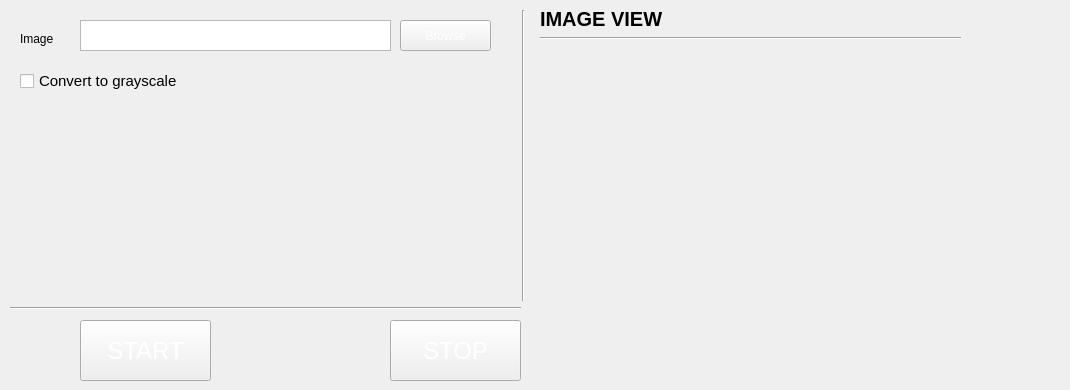
    <widget class="QWidget" name="tab">
     <attribute name="title">
      <string>Image Analysis</string>
     </attribute>
     <widget class="QLabel" name="label">
      <property name="geometry">
       <rect>
        <x>20</x>
        <y>30</y>
        <width>68</width>
        <height>17</height>
       </rect>
      </property>
      <property name="text">
       <string>Image</string>
      </property>
     </widget>
     <widget class="QTextEdit" name="teImage">
      <property name="geometry">
       <rect>
        <x>80</x>
        <y>20</y>
        <width>311</width>
        <height>31</height>
       </rect>
      </property>
      <property name="palette">
       <palette>
        <active>
         <colorrole role="WindowText">
          <brush brushstyle="SolidPattern">
           <color alpha="255">
            <red>0</red>
            <green>0</green>
            <blue>0</blue>
           </color>
          </brush>
         </colorrole>
         <colorrole role="Text">
          <brush brushstyle="SolidPattern">
           <color alpha="255">
            <red>0</red>
            <green>0</green>
            <blue>0</blue>
           </color>
          </brush>
         </colorrole>
         <colorrole role="HighlightedText">
          <brush brushstyle="SolidPattern">
           <color alpha="255">
            <red>0</red>
            <green>0</green>
            <blue>255</blue>
           </color>
          </brush>
         </colorrole>
        </active>
        <inactive>
         <colorrole role="WindowText">
          <brush brushstyle="SolidPattern">
           <color alpha="255">
            <red>0</red>
            <green>0</green>
            <blue>0</blue>
           </color>
          </brush>
         </colorrole>
         <colorrole role="Text">
          <brush brushstyle="SolidPattern">
           <color alpha="255">
            <red>0</red>
            <green>0</green>
            <blue>0</blue>
           </color>
          </brush>
         </colorrole>
         <colorrole role="HighlightedText">
          <brush brushstyle="SolidPattern">
           <color alpha="255">
            <red>0</red>
            <green>0</green>
            <blue>255</blue>
           </color>
          </brush>
         </colorrole>
        </inactive>
        <disabled>
         <colorrole role="WindowText">
          <brush brushstyle="SolidPattern">
           <color alpha="255">
            <red>85</red>
            <green>127</green>
            <blue>127</blue>
           </color>
          </brush>
         </colorrole>
         <colorrole role="Text">
          <brush brushstyle="SolidPattern">
           <color alpha="255">
            <red>85</red>
            <green>127</green>
            <blue>127</blue>
           </color>
          </brush>
         </colorrole>
         <colorrole role="HighlightedText">
          <brush brushstyle="SolidPattern">
           <color alpha="255">
            <red>0</red>
            <green>0</green>
            <blue>255</blue>
           </color>
          </brush>
         </colorrole>
        </disabled>
       </palette>
      </property>
     </widget>
     <widget class="QPushButton" name="btnChooseImage">
      <property name="geometry">
       <rect>
        <x>400</x>
        <y>20</y>
        <width>91</width>
        <height>31</height>
       </rect>
      </property>
      <property name="palette">
       <palette>
        <active>
         <colorrole role="ButtonText">
          <brush brushstyle="SolidPattern">
           <color alpha="255">
            <red>255</red>
            <green>255</green>
            <blue>255</blue>
           </color>
          </brush>
         </colorrole>
        </active>
        <inactive>
         <colorrole role="ButtonText">
          <brush brushstyle="SolidPattern">
           <color alpha="255">
            <red>255</red>
            <green>255</green>
            <blue>255</blue>
           </color>
          </brush>
         </colorrole>
        </inactive>
        <disabled>
         <colorrole role="ButtonText">
          <brush brushstyle="SolidPattern">
           <color alpha="255">
            <red>85</red>
            <green>127</green>
            <blue>127</blue>
           </color>
          </brush>
         </colorrole>
        </disabled>
       </palette>
      </property>
      <property name="text">
       <string>Browse</string>
      </property>
     </widget>
     <widget class="QPushButton" name="pushButton_7">
      <property name="geometry">
       <rect>
        <x>80</x>
        <y>320</y>
        <width>131</width>
        <height>61</height>
       </rect>
      </property>
      <property name="palette">
       <palette>
        <active>
         <colorrole role="ButtonText">
          <brush brushstyle="SolidPattern">
           <color alpha="255">
            <red>255</red>
            <green>255</green>
            <blue>255</blue>
           </color>
          </brush>
         </colorrole>
        </active>
        <inactive>
         <colorrole role="ButtonText">
          <brush brushstyle="SolidPattern">
           <color alpha="255">
            <red>255</red>
            <green>255</green>
            <blue>255</blue>
           </color>
          </brush>
         </colorrole>
        </inactive>
        <disabled>
         <colorrole role="ButtonText">
          <brush brushstyle="SolidPattern">
           <color alpha="255">
            <red>85</red>
            <green>127</green>
            <blue>127</blue>
           </color>
          </brush>
         </colorrole>
        </disabled>
       </palette>
      </property>
      <property name="font">
       <font>
        <pointsize>18</pointsize>
       </font>
      </property>
      <property name="text">
       <string>START</string>
      </property>
     </widget>
     <widget class="Line" name="line_8">
      <property name="geometry">
       <rect>
        <x>10</x>
        <y>300</y>
        <width>511</width>
        <height>16</height>
       </rect>
      </property>
      <property name="orientation">
       <enum>Qt::Horizontal</enum>
      </property>
     </widget>
     <widget class="QPushButton" name="pushButton_8">
      <property name="geometry">
       <rect>
        <x>390</x>
        <y>320</y>
        <width>131</width>
        <height>61</height>
       </rect>
      </property>
      <property name="palette">
       <palette>
        <active>
         <colorrole role="ButtonText">
          <brush brushstyle="SolidPattern">
           <color alpha="255">
            <red>255</red>
            <green>255</green>
            <blue>255</blue>
           </color>
          </brush>
         </colorrole>
        </active>
        <inactive>
         <colorrole role="ButtonText">
          <brush brushstyle="SolidPattern">
           <color alpha="255">
            <red>255</red>
            <green>255</green>
            <blue>255</blue>
           </color>
          </brush>
         </colorrole>
        </inactive>
        <disabled>
         <colorrole role="ButtonText">
          <brush brushstyle="SolidPattern">
           <color alpha="255">
            <red>85</red>
            <green>127</green>
            <blue>127</blue>
           </color>
          </brush>
         </colorrole>
        </disabled>
       </palette>
      </property>
      <property name="font">
       <font>
        <pointsize>18</pointsize>
       </font>
      </property>
      <property name="text">
       <string>STOP</string>
      </property>
     </widget>
     <widget class="Line" name="line_9">
      <property name="geometry">
       <rect>
        <x>513</x>
        <y>10</y>
        <width>20</width>
        <height>291</height>
       </rect>
      </property>
      <property name="orientation">
       <enum>Qt::Vertical</enum>
      </property>
     </widget>
     <widget class="Line" name="line_10">
      <property name="geometry">
       <rect>
        <x>540</x>
        <y>30</y>
        <width>421</width>
        <height>16</height>
       </rect>
      </property>
      <property name="orientation">
       <enum>Qt::Horizontal</enum>
      </property>
     </widget>
     <widget class="QLabel" name="label_10">
      <property name="geometry">
       <rect>
        <x>540</x>
        <y>10</y>
        <width>521</width>
        <height>17</height>
       </rect>
      </property>
      <property name="font">
       <font>
        <pointsize>15</pointsize>
        <weight>75</weight>
        <bold>true</bold>
       </font>
      </property>
      <property name="text">
       <string>IMAGE VIEW</string>
      </property>
     </widget>
     <widget class="QCheckBox" name="chckGrayscale">
      <property name="geometry">
       <rect>
        <x>20</x>
        <y>70</y>
        <width>451</width>
        <height>22</height>
       </rect>
      </property>
      <property name="font">
       <font>
        <pointsize>11</pointsize>
        <weight>50</weight>
        <bold>false</bold>
       </font>
      </property>
      <property name="text">
       <string>Convert to grayscale</string>
      </property>
     </widget>
     <widget class="QWidget" name="horizontalLayoutWidget_3">
      <property name="geometry">
       <rect>
        <x>540</x>
        <y>50</y>
        <width>471</width>
        <height>331</height>
       </rect>
      </property>
      <layout class="QHBoxLayout" name="hlayoutImageAnalysis"/>
     </widget>
    </widget>
